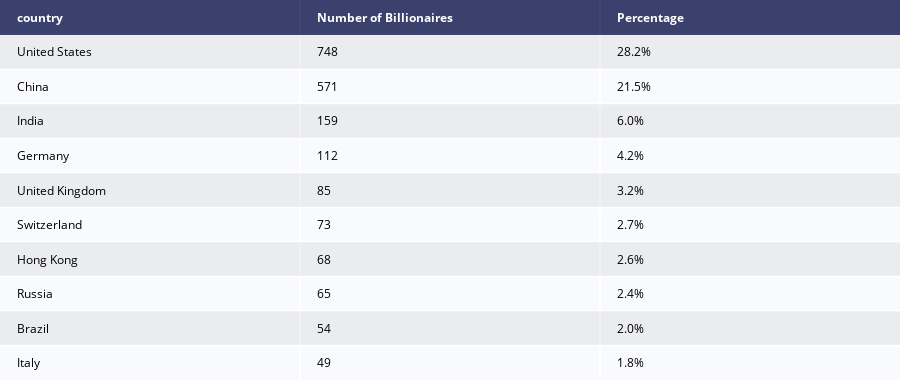

Notebook source saved alongside this figure:
### Code cell
top_countries = ff.create_table(countries.head(10))
top_countries

### Figure 1 — Plotly figure (JSON) as saved in the notebook; plotly's stock layout.template omitted (floating-point values rounded to 4 significant figures)
{"data": [{"colorscale": [[0, "#00083e"], [0.5, "#ededee"], [1, "#ffffff"]], "hoverinfo": "none", "opacity": 0.75, "showscale": false, "type": "heatmap", "z": [[0, 0, 0], [0.5, 0.5, 0.5], [1, 1, 1], [0.5, 0.5, 0.5], [1, 1, 1], [0.5, 0.5, 0.5], [1, 1, 1], [0.5, 0.5, 0.5], [1, 1, 1], [0.5, 0.5, 0.5], [1, 1, 1]]}], "layout": {"annotations": [{"align": "left", "font": {"color": "#ffffff"}, "showarrow": false, "text": "<b>country</b>", "x": -0.45, "xanchor": "left", "xref": "x", "y": 0, "yref": "y"}, {"align": "left", "font": {"color": "#ffffff"}, "showarrow": false, "text": "<b>Number of Billionaires</b>", "x": 0.55, "xanchor": "left", "xref": "x", "y": 0, "yref": "y"}, {"align": "left", "font": {"color": "#ffffff"}, "showarrow": false, "text": "<b>Percentage</b>", "x": 1.55, "xanchor": "left", "xref": "x", "y": 0, "yref": "y"}, {"align": "left", "font": {"color": "#000000"}, "showarrow": false, "text": "United States", "x": -0.45, "xanchor": "left", "xref": "x", "y": 1, "yref": "y"}, {"align": "left", "font": {"color": "#000000"}, "showarrow": false, "text": "748", "x": 0.55, "xanchor": "left", "xref": "x", "y": 1, "yref": "y"}, {"align": "left", "font": {"color": "#000000"}, "showarrow": false, "text": "28.2%", "x": 1.55, "xanchor": "left", "xref": "x", "y": 1, "yref": "y"}, {"align": "left", "font": {"color": "#000000"}, "showarrow": false, "text": "China", "x": -0.45, "xanchor": "left", "xref": "x", "y": 2, "yref": "y"}, {"align": "left", "font": {"color": "#000000"}, "showarrow": false, "text": "571", "x": 0.55, "xanchor": "left", "xref": "x", "y": 2, "yref": "y"}, {"align": "left", "font": {"color": "#000000"}, "showarrow": false, "text": "21.5%", "x": 1.55, "xanchor": "left", "xref": "x", "y": 2, "yref": "y"}, {"align": "left", "font": {"color": "#000000"}, "showarrow": false, "text": "India", "x": -0.45, "xanchor": "left", "xref": "x", "y": 3, "yref": "y"}, {"align": "left", "font": {"color": "#000000"}, "showarrow": false, "text": "159", "x": 0.55, "xanchor": "left", "xref": "x", "y": 3, "yref": "y"}, {"align": "left", "font": {"color": "#000000"}, "showarrow": false, "text": "6.0%", "x": 1.55, "xanchor": "left", "xref": "x", "y": 3, "yref": "y"}, {"align": "left", "font": {"color": "#000000"}, "showarrow": false, "text": "Germany", "x": -0.45, "xanchor": "left", "xref": "x", "y": 4, "yref": "y"}, {"align": "left", "font": {"color": "#000000"}, "showarrow": false, "text": "112", "x": 0.55, "xanchor": "left", "xref": "x", "y": 4, "yref": "y"}, {"align": "left", "font": {"color": "#000000"}, "showarrow": false, "text": "4.2%", "x": 1.55, "xanchor": "left", "xref": "x", "y": 4, "yref": "y"}, {"align": "left", "font": {"color": "#000000"}, "showarrow": false, "text": "United Kingdom", "x": -0.45, "xanchor": "left", "xref": "x", "y": 5, "yref": "y"}, {"align": "left", "font": {"color": "#000000"}, "showarrow": false, "text": "85", "x": 0.55, "xanchor": "left", "xref": "x", "y": 5, "yref": "y"}, {"align": "left", "font": {"color": "#000000"}, "showarrow": false, "text": "3.2%", "x": 1.55, "xanchor": "left", "xref": "x", "y": 5, "yref": "y"}, {"align": "left", "font": {"color": "#000000"}, "showarrow": false, "text": "Switzerland", "x": -0.45, "xanchor": "left", "xref": "x", "y": 6, "yref": "y"}, {"align": "left", "font": {"color": "#000000"}, "showarrow": false, "text": "73", "x": 0.55, "xanchor": "left", "xref": "x", "y": 6, "yref": "y"}, {"align": "left", "font": {"color": "#000000"}, "showarrow": false, "text": "2.7%", "x": 1.55, "xanchor": "left", "xref": "x", "y": 6, "yref": "y"}, {"align": "left", "font": {"color": "#000000"}, "showarrow": false, "text": "Hong Kong", "x": -0.45, "xanchor": "left", "xref": "x", "y": 7, "yref": "y"}, {"align": "left", "font": {"color": "#000000"}, "showarrow": false, "text": "68", "x": 0.55, "xanchor": "left", "xref": "x", "y": 7, "yref": "y"}, {"align": "left", "font": {"color": "#000000"}, "showarrow": false, "text": "2.6%", "x": 1.55, "xanchor": "left", "xref": "x", "y": 7, "yref": "y"}, {"align": "left", "font": {"color": "#000000"}, "showarrow": false, "text": "Russia", "x": -0.45, "xanchor": "left", "xref": "x", "y": 8, "yref": "y"}, {"align": "left", "font": {"color": "#000000"}, "showarrow": false, "text": "65", "x": 0.55, "xanchor": "left", "xref": "x", "y": 8, "yref": "y"}, {"align": "left", "font": {"color": "#000000"}, "showarrow": false, "text": "2.4%", "x": 1.55, "xanchor": "left", "xref": "x", "y": 8, "yref": "y"}, {"align": "left", "font": {"color": "#000000"}, "showarrow": false, "text": "Brazil", "x": -0.45, "xanchor": "left", "xref": "x", "y": 9, "yref": "y"}, {"align": "left", "font": {"color": "#000000"}, "showarrow": false, "text": "54", "x": 0.55, "xanchor": "left", "xref": "x", "y": 9, "yref": "y"}, {"align": "left", "font": {"color": "#000000"}, "showarrow": false, "text": "2.0%", "x": 1.55, "xanchor": "left", "xref": "x", "y": 9, "yref": "y"}, {"align": "left", "font": {"color": "#000000"}, "showarrow": false, "text": "Italy", "x": -0.45, "xanchor": "left", "xref": "x", "y": 10, "yref": "y"}, {"align": "left", "font": {"color": "#000000"}, "showarrow": false, "text": "49", "x": 0.55, "xanchor": "left", "xref": "x", "y": 10, "yref": "y"}, {"align": "left", "font": {"color": "#000000"}, "showarrow": false, "text": "1.8%", "x": 1.55, "xanchor": "left", "xref": "x", "y": 10, "yref": "y"}], "height": 380, "margin": {"b": 0, "l": 0, "r": 0, "t": 0}, "xaxis": {"dtick": 1, "gridwidth": 2, "showticklabels": false, "tick0": -0.5, "ticks": "", "zeroline": false}, "yaxis": {"autorange": "reversed", "dtick": 1, "gridwidth": 2, "showticklabels": false, "tick0": 0.5, "ticks": "", "zeroline": false}}}
